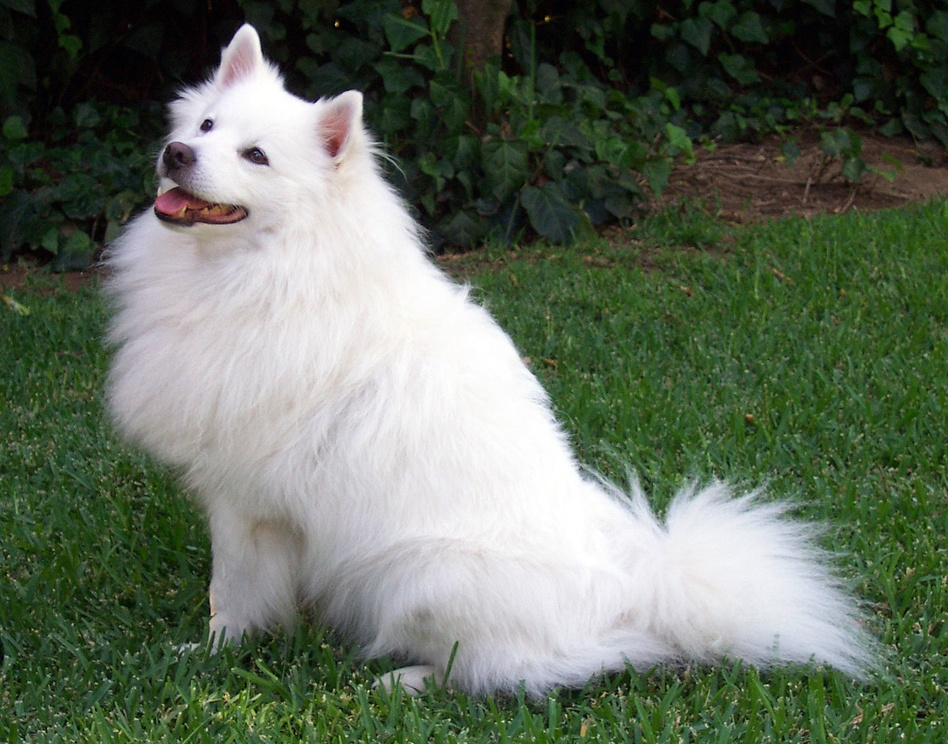
#> input picture test_dog.jpg, 948 x 744 px, shrunk from 1546 x 1213 before the run, given as the content of the folder data/images, which was not available
$ python monitor_drift.py
#> lines starting #> are read from the running program, lines starting #| are printed output that depends on the picture; pictures that were not available may be replaced by others from this repository, and a replacement may not be noted
import pandas as pd
import numpy as np
import glob
from PIL import Image, ImageStat
from evidently.report import Report
from evidently.metric_preset import DataDriftPreset
import os

def calculate_image_stats(image_path):
#> called with image_path = '_only/test_dog.jpg'
    try:
        img = Image.open(image_path).convert('L')
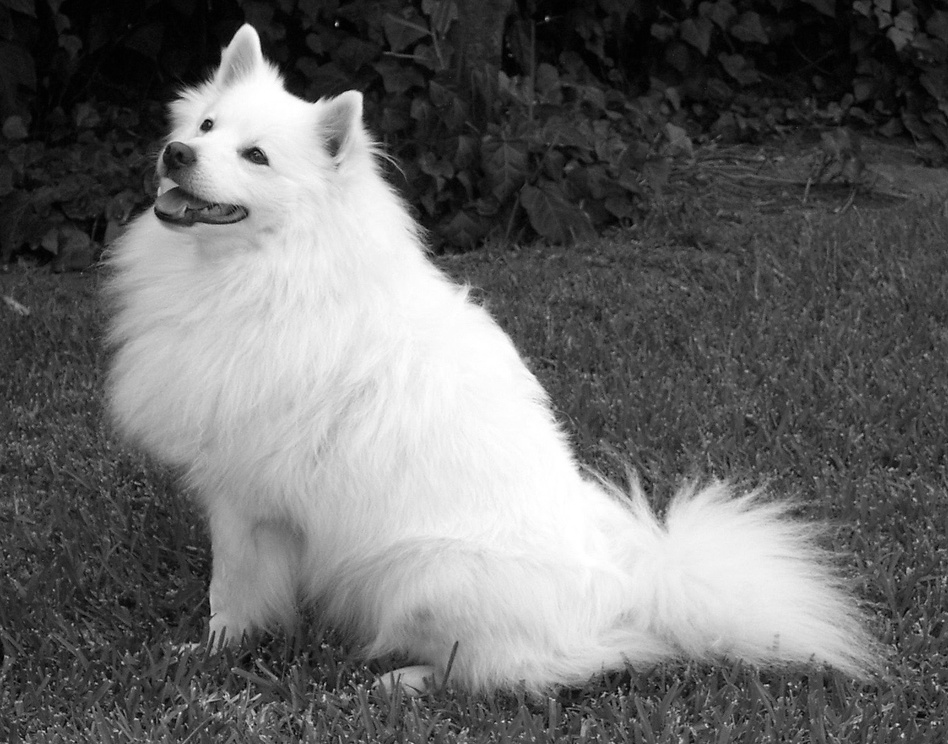
#> img: PIL image 948x744 L; min 0, max 255, mean 104.9
        stat = ImageStat.Stat(img)
        brightness = stat.rms[0]
#> brightness = 131
        contrast = stat.stddev[0]
#> contrast = 78.56
        img_array = np.array(img, dtype=np.int32)
        gy, gx = np.gradient(img_array)
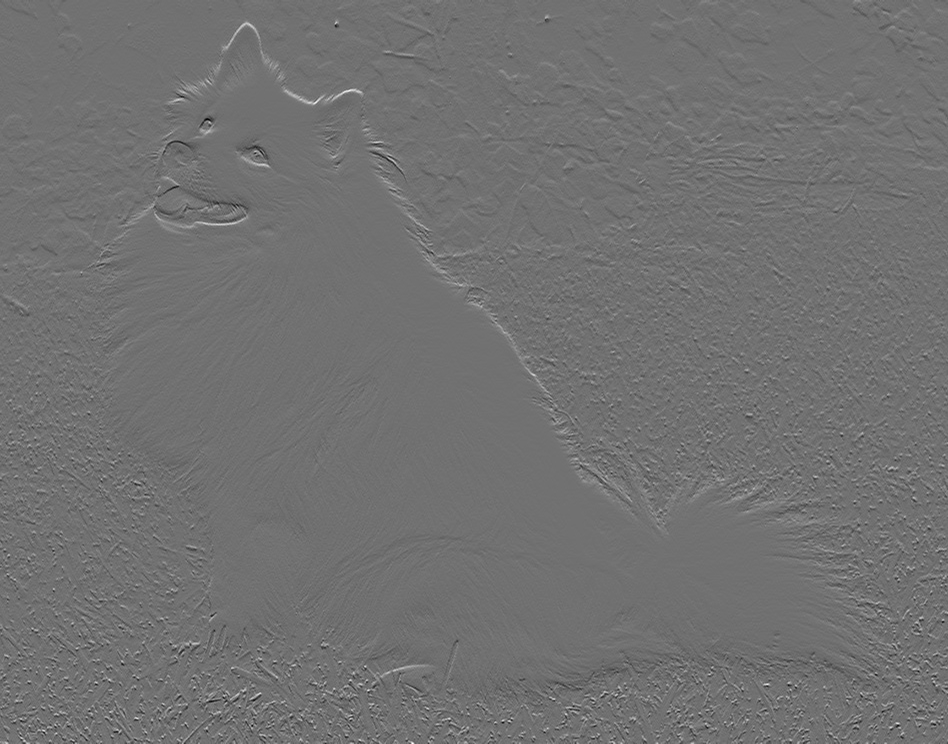
#> gy: shape (744, 948) float64; min -91.5, max 114, mean 0.1; drawn with min black and max white
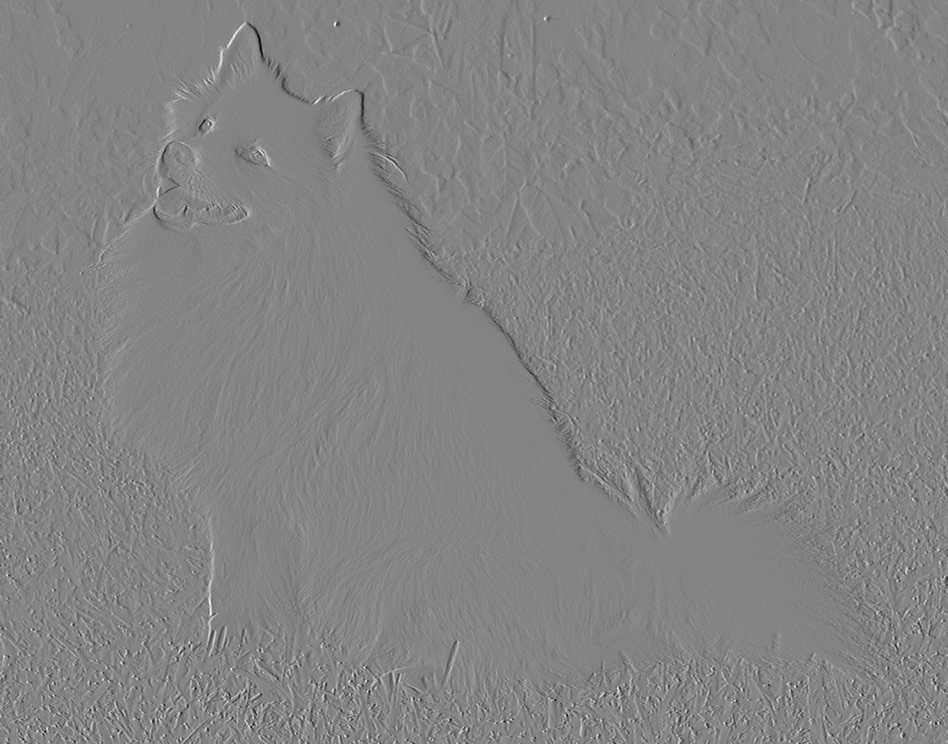
#> gx: shape (744, 948) float64; min -101.5, max 95, mean 0; drawn with min black and max white
        sharpness = np.var(gx) + np.var(gy)
#> sharpness = 106.6
        return brightness, contrast, sharpness
    except Exception:
        return None, None, None

def build_features_dataframe(image_folder, label):
    paths = glob.glob(os.path.join(image_folder, "*.jpg"))
    paths = paths[:100] # Limit to 100 for speed

    data = []
    for p in paths:
        b, c, s = calculate_image_stats(p)
#> b = 131; c = 78.56; s = 106.6
        if b is not None:
            data.append({"brightness": b, "contrast": c, "sharpness": s, "source": label})

    return pd.DataFrame(data)

def generate_evidently_report():
    print("Extracting pixel statistics from images...")
    ref_df = build_features_dataframe("data/images", "reference")
#> ref_df = table of 1 rows and 4 columns

    # CORRECTED FOLDER NAME
    corrupted_dir = "data/corruptions"

    if os.path.exists(corrupted_dir) and len(glob.glob(os.path.join(corrupted_dir, "*.jpg"))) > 0:
        print(f"✅ Found ACTUAL corrupted images in '{corrupted_dir}'! Calculating real drift...")
        curr_df = build_features_dataframe(corrupted_dir, "current")
    else:
        print(f"⚠️ Folder '{corrupted_dir}' is empty. Check your data.")
        return

    print("Generating Evidently Drift Report on REAL corrupted data...")
    report = Report(metrics=[DataDriftPreset()])
    report.run(reference_data=ref_df.drop(columns=['source']),
               current_data=curr_df.drop(columns=['source']))

    report_path = "reports/evidently_drift_report.html"
    report.save_html(report_path)
    print(f"✅ New Evidently report saved to {report_path}")

    drift_score = np.abs(ref_df["brightness"].mean() - curr_df["brightness"].mean())
    print(f"📊 Actual Overall Pixel Brightness Drift Score: {drift_score:.2f}")

    if drift_score > 10.0:  # Threshold can be adjusted based on actual drift
        print("🚨 ALERT: Drift threshold exceeded! Triggering Airflow Retraining DAG...")
        with open("reports/retrain_alert.log", "w") as f:
            f.write(f"RETRAIN_TRIGGERED=TRUE\nDRIFT_SCORE={drift_score:.2f}")
    else:
        print("✅ No significant drift detected in the current data.")

if __name__ == "__main__":
    generate_evidently_report()
